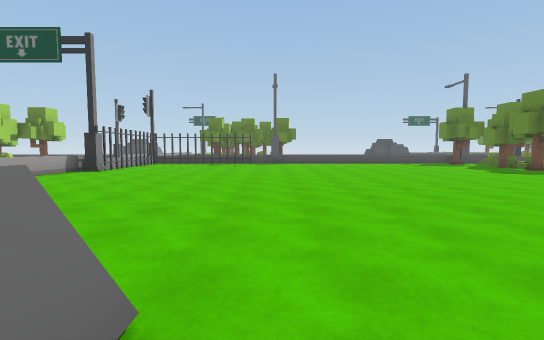
[1] (above)

20 first-person views from a walk through a Unity game level. The camera is 1.5 m above the floor, tilts 4° down and sees 85° across. The floor is counted in squares, 2 m on a side. Each view is taken from the middle of a square. On the plan, view 1 faces up. The plan holds only what a view shows up to about 10 squares ahead; the rest is blank. The place goes on beyond the plan. The player is left out.

[2]
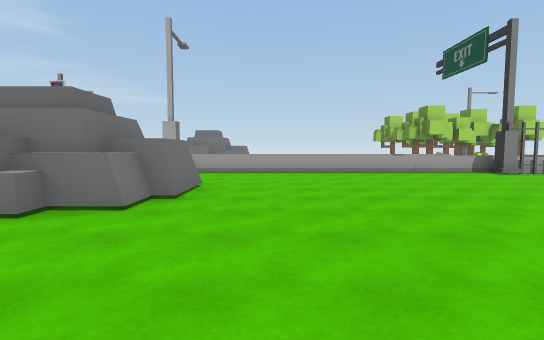

[3]
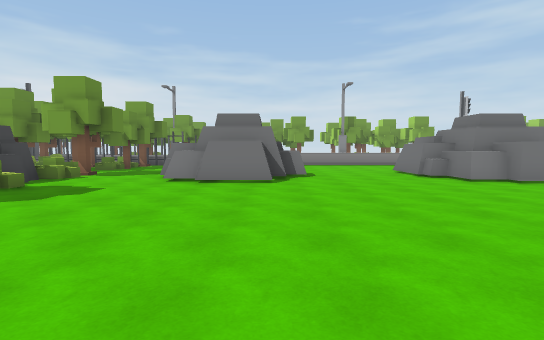

[4]
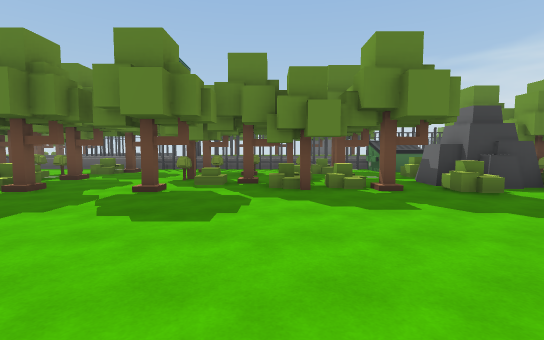

[5]
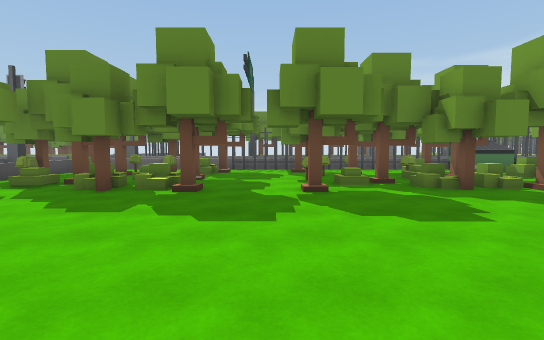

[6]
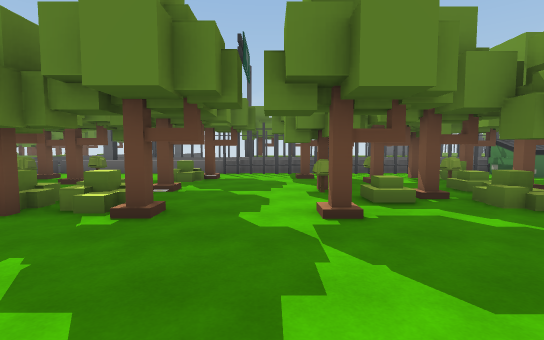

[7]
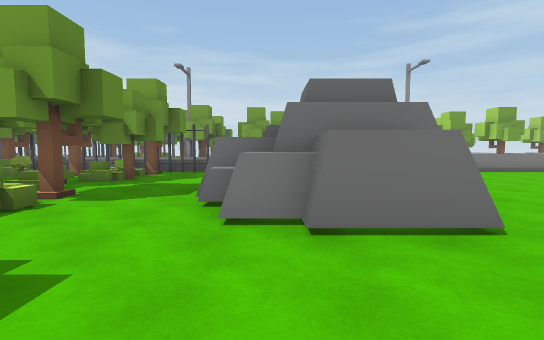

[8]
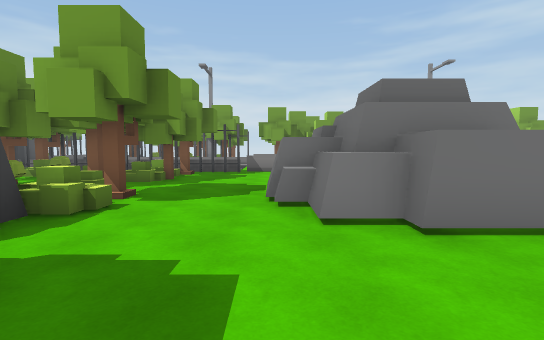

[9]
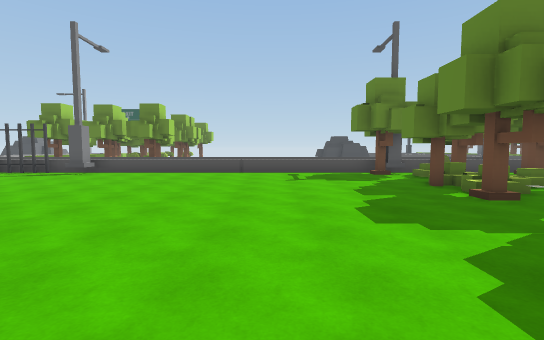

[10]
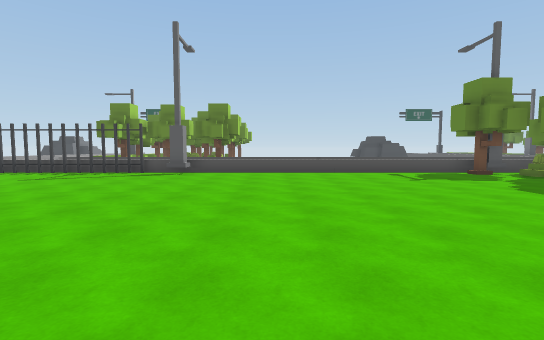

[11]
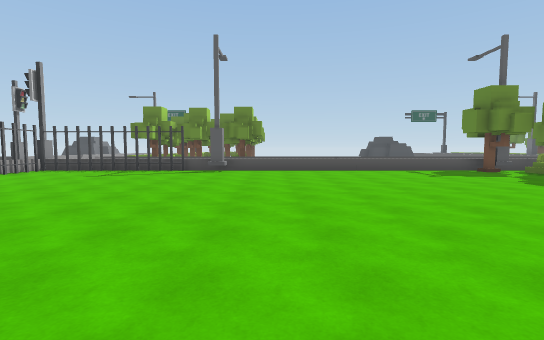

[12]
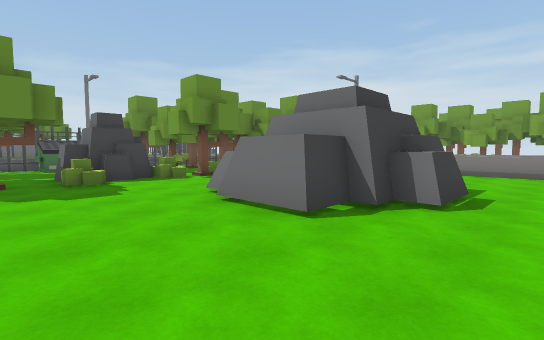

[13]
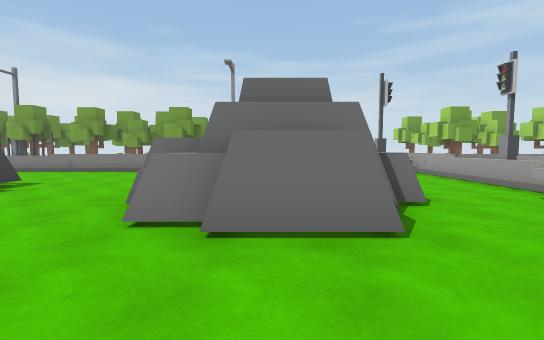

[14]
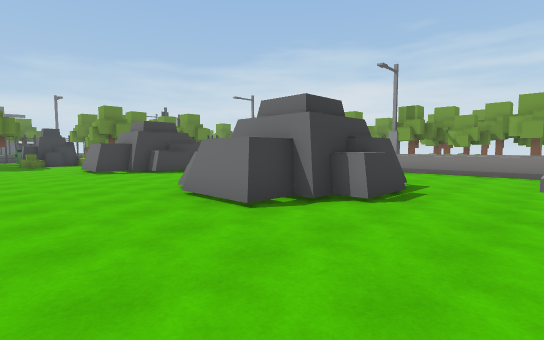

[15]
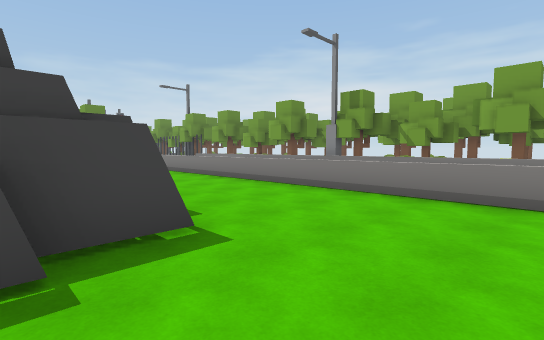

[16]
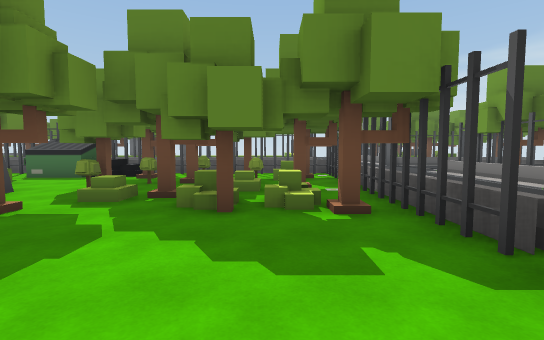

[17]
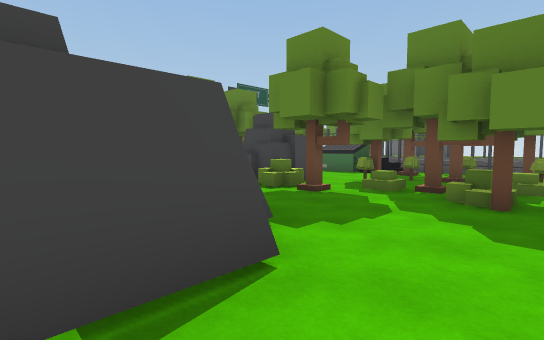

[18]
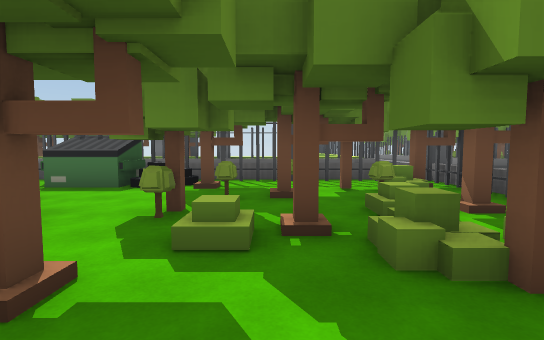

[19]
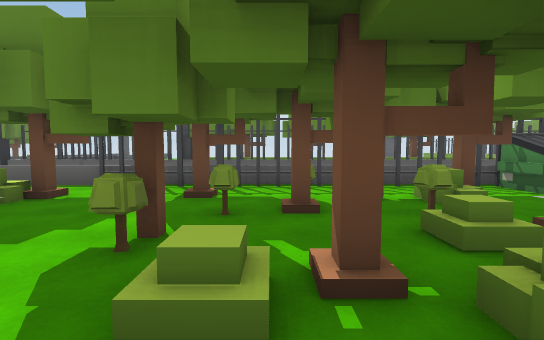

[20]
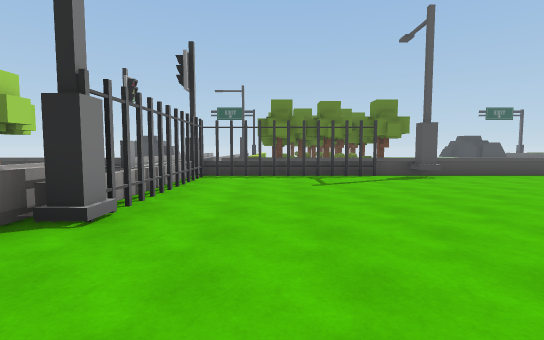

### Floor plan
Key: @ floor where view 1 was taken; # wall or solid block; x gap in a wall; . main floor; : floor 0.5 m higher than the main floor; / step, stairs or slope; = window, fence, low wall or low ledge; ^ raised ledge; O other object.
Columns run from 7 left of view 1 to 16 right of it. Each row starts with its distance up from view 1.
 16  #
 15  ^.....#........O.O..O^
 14  ^...............O.O.O^
 13  ^................OOO.^
 12  ^...............O:OO.^
 11  ^...............OO./O^
 10 :#..............O....O^
  9 :.....................#
  8  ...............O.OO.O#
  7  ..................OO.#
  6  ................OO.O.=
  5  ................O.OO.#
  4  ................O.O.O#
  3  .....................#
  2  ...............OOOO.O#
  1  ...##^....###...OO..O#
  0  #.####@..#####..O....O=
 -1 :..^###...#####.OOOO.O#
 -2 :...###....####..O.OOO#
 -3 :................OO.OO#
 -4 :................O..O.#
 -5 :................O.O O#
 -6  ==============x=#####^#

Where each view was taken, in squares from view 1:
view 1: 0 up, 0 right, facing up
view 2: 3 up, 3 right, facing left
view 3: 8 up, 4 right, facing down
view 4: 6 up, 4 right, facing right
view 5: 9 up, 4 right, facing right
view 6: 9 up, 6 right, facing right
view 7: 4 up, 6 right, facing down
view 8: 4 up, 7 right, facing down
view 9: 6 up, 6 right, facing up
view 10: 6 up, 3 right, facing up
view 11: 5 up, 2 right, facing up
view 12: 4 up, 2 right, facing down-right
view 13: 4 up, 2 left, facing down
view 14: 4 up, 6 left, facing down-right
view 15: 1 down, 6 left, facing down-right
view 16: 4 down, 6 right, facing right
view 17: 4 down, 5 right, facing up-right
view 18: 2 down, 8 right, facing right
view 19: 7 up, 9 right, facing right
view 20: 7 up, 4 left, facing up
